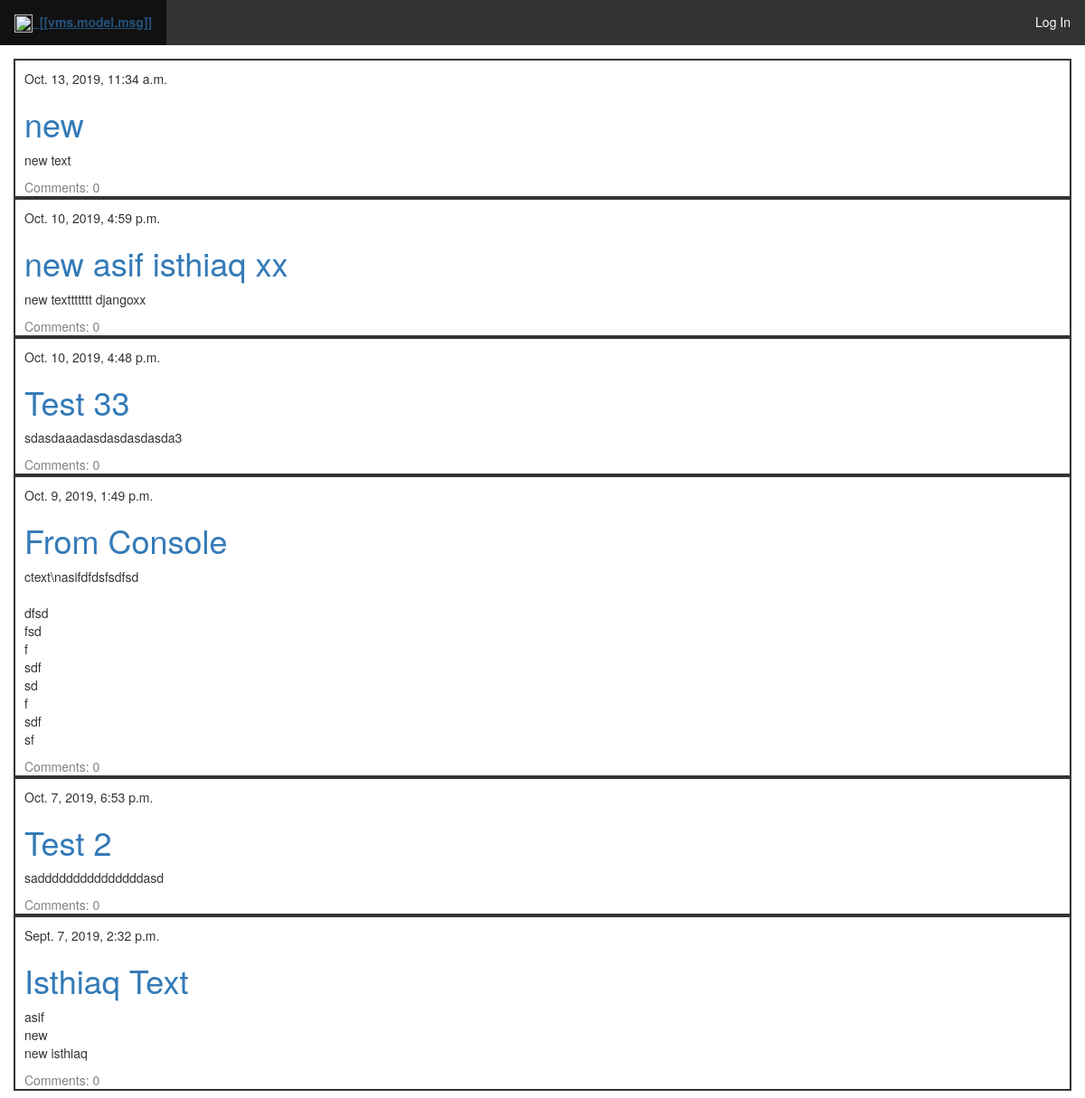
/post_list/, run on the app's committed database.
### blog/models.py (models this page shows, shortened)
class Post(models.Model):
    author = models.ForeignKey(settings.AUTH_USER_MODEL, on_delete=models.CASCADE)
    title = models.CharField(max_length=200)
    text = models.TextField()
    created_date = models.DateTimeField(default=timezone.now)
    published_date = models.DateTimeField(blank=True, null=True)
    def approved_comments(self):
        return self.comments.filter(approved_comment=True)

### blog/views.py (the view)
# urls.py: url('^post_list/$', views.post_list, name='post_list'),
def post_list(request):
    posts = Post.objects.filter(
        published_date__lte=timezone.now()).order_by('-published_date')
    return render(request, 'blog/post_list.html', {'posts': posts})

### blog/templates/blog/post_list.html
{% extends 'blog/base.html' %}
{% block content %}
{% for post in posts %}
<div class="post" style="border: 2px solid #333;">
    <div class="date" style="padding-top: 10px;padding-left: 10px;">
        {{ post.published_date }}
    </div>
    <h1 style="padding-left: 10px; color:#333"><a href="{% url 'post_detail' pk=post.pk %}">{{ post.title }}</a></h1>
    <p style="padding-left: 10px;">{{ post.text|linebreaksbr }}</p>
    <a style="padding-bottom: 10px;padding-left: 10px;color:grey" href="{% url 'post_detail' pk=post.pk %}">Comments: {{ post.approved_comments.count }}</a>
</div>
{% endfor %}
{% endblock content %}

### data on the page
Post: published_date "Oct. 13, 2019, 11:34 a.m.", title "new", text "new text", approved_comments.count "0"
Post: published_date "Oct. 10, 2019, 4:59 p.m.", title "new asif isthiaq xx", text "new texttttttt djangoxx", approved_comments.count "0"
Post: published_date "Oct. 10, 2019, 4:48 p.m.", title "Test 33", text "sdasdaaadasdasdasdasda3", approved_comments.count "0"
Post: published_date "Oct. 9, 2019, 1:49 p.m.", title "From Console", text "ctext\\nasifdfdsfsdfsd dfsd fsd f sdf sd f sdf sf", approved_comments.count "0"
Post: published_date "Oct. 7, 2019, 6:53 p.m.", title "Test 2", text "sadddddddddddddddasd", approved_comments.count "0"
Post: published_date "Sept. 7, 2019, 2:32 p.m.", title "Isthiaq Text", text "asif new new isthiaq", approved_comments.count "0"
